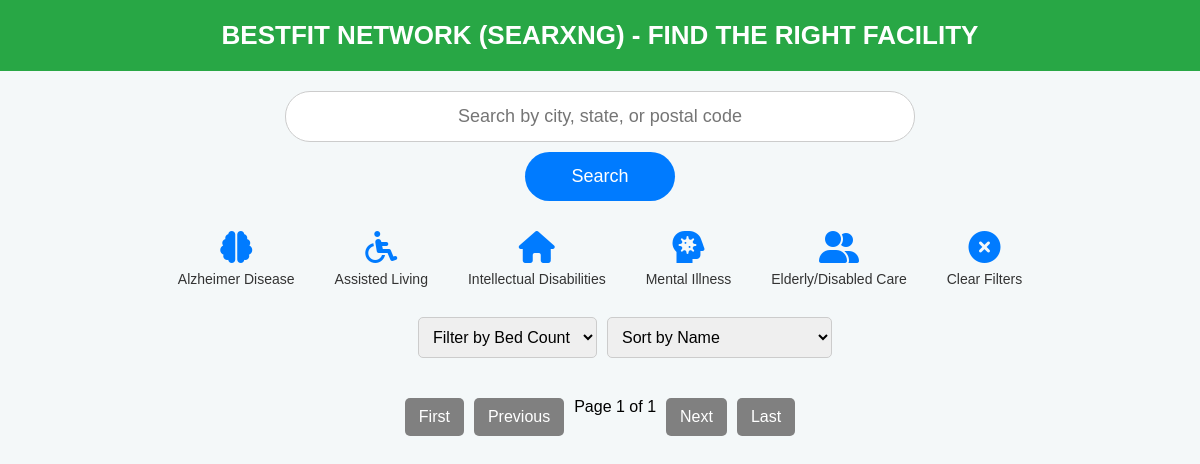
Before: /searxng/ with the older database file.
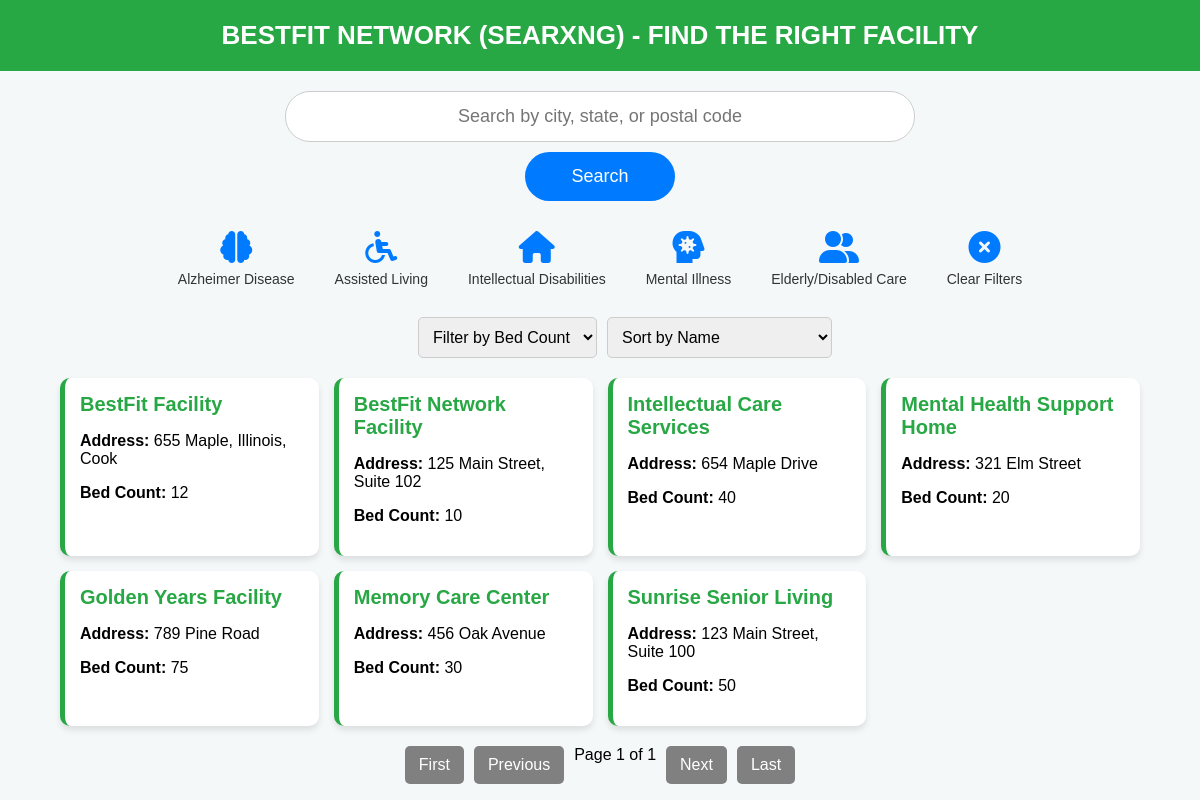
After: the same page with the newer database file.
### search/models.py (models this page shows, shortened)
class Facility(models.Model):
    STATUS_CHOICES = [
        ('active', 'Active'),
        ('inactive', 'Inactive'),
        ('pending', 'Pending Approval'),
        ('rejected', 'Rejected'),
        ('draft', 'Draft')
    ]
    SUBMISSION_TYPE_CHOICES = [
        ('admin', 'Admin Entry'),
        ('self_register', 'Self Registration'),
        ('bulk_import', 'Bulk Import')
    ]
    name = models.CharField(max_length=255)
    slug = models.SlugField(unique=True, blank=True)
    facility_type = models.CharField(max_length=255)
    endorsement = models.CharField(max_length=255, blank=True, null=True)
    inspection_number = models.CharField(max_length=100, unique=True)
    address = models.TextField()
    state = models.CharField(max_length=50)
    county = models.CharField(max_length=100)
    contact = models.CharField(max_length=255, blank=True, null=True)
    contact_person = models.CharField(max_length=255, blank=True, null=True)
    bed_count = models.IntegerField(default=0)
    status = models.CharField(max_length=20, choices=STATUS_CHOICES, default='pending')
    image = models.ImageField(
        upload_to='facilities/%Y/%m/',
        blank=True,
        null=True,
        help_text="Facility main image"
    )
    submitted_by = models.ForeignKey(
        User,
        on_delete=models.SET_NULL,
        null=True,
        blank=True,
        help_text="Who submitted this facility"
    )
    submission_type = models.CharField(
        max_length=20,
        choices=SUBMISSION_TYPE_CHOICES,
        default='admin'
    )
    created_at = models.DateTimeField(auto_now_add=True)
    updated_at = models.DateTimeField(auto_now=True)
    approved_at = models.DateTimeField(null=True, blank=True)
    approved_by = models.ForeignKey(
        User,
        on_delete=models.SET_NULL,
        null=True,
        blank=True,
        related_name='approved_facilities'
    )
    meta_description = models.TextField(blank=True, max_length=160)
    search_keywords = models.TextField(blank=True)
    class Meta:
        ordering = ['-created_at']
        verbose_name_plural = "Facilities"
        indexes = [
            models.Index(fields=['status']),
            models.Index(fields=['facility_type']),
            models.Index(fields=['state', 'county']),
        ]

### search/views.py (the view, shortened to what this page needs)
# urls.py: path('searxng/', views.searxnghome, name='searxng_home'),
def searxnghome(request):
    query = request.GET.get("q", "").strip()
    bed_count_filter = request.GET.get("bed_count", "").strip()
    selected_facility_types = request.GET.getlist("facility_type")
    sort_by = request.GET.get("sort_by", "name").strip()
    facilities = Facility.objects.filter(status='active')
    if query:
        facilities = facilities.filter(
            address__icontains=query
        )
    paginator = Paginator(facilities, 15)
    page_number = request.GET.get("page")
    try:
        page_obj = paginator.page(page_number)
    except PageNotAnInteger:
        page_obj = paginator.page(1)
    except EmptyPage:
        page_obj = paginator.page(paginator.num_pages)
    bed_counts = Facility.objects.filter(status='active').values_list("bed_count", flat=True).distinct().order_by("bed_count")
    return render(request, "search/searxng_home.html", {
        "page_obj": page_obj,
        "query": query,
        "bed_counts": bed_counts,
        "sort_by": sort_by,
        "bed_count_filter": bed_count_filter,
        "selected_facility_types": selected_facility_types,
    })

### search/templates/search/searxng_home.html (shortened to what this page needs)
{% load static %}
<!DOCTYPE html>
<html lang="en">
<head>
    <link rel="stylesheet" href="https://cdnjs.cloudflare.com/ajax/libs/font-awesome/6.0.0-beta3/css/all.min.css">
    <link rel="stylesheet" href="{% static 'search/home.css' %}">
</head>
<body>
    <div class="header">BestFit Network (Searxng) - Find the Right Facility</div>
    <form method="GET" action="" class="search-container">
        <input id="search-box" class="search-box" type="text" name="q" placeholder="Search by city, state, or postal code" value="{{ query }}">
        <button type="submit" class="search-button">Search</button>
    </form>
<div class="facility-type-icons">
    <div class="icon-container {% if 'ALZHEIMER DISEASE' in selected_facility_types %}selected{% endif %}" onclick="toggleFacilityType('ALZHEIMER DISEASE')">
        <i class="fas fa-brain"></i>
        <span>Alzheimer Disease</span>
    </div>
    <div class="icon-container {% if 'ASSISTED LIVING SERVICES' in selected_facility_types %}selected{% endif %}" onclick="toggleFacilityType('ASSISTED LIVING SERVICES')">
        <i class="fas fa-wheelchair"></i>
        <span>Assisted Living</span>
    </div>
    <div class="icon-container {% if 'INDIVIDUALS WITH INTELLECTUAL DISABILITES' in selected_facility_types %}selected{% endif %}" onclick="toggleFacilityType('INDIVIDUALS WITH INTELLECTUAL DISABILITES')">
        <i class="fas fa-home"></i>
        <span>Intellectual Disabilities</span>
    </div>
    <div class="icon-container {% if 'MENTAL ILLNESS' in selected_facility_types %}selected{% endif %}" onclick="toggleFacilityType('MENTAL ILLNESS')">
        <i class="fas fa-head-side-virus"></i>
        <span>Mental Illness</span>
    </div>
    <div class="icon-container {% if 'RESIDENTIAL FACILITY FOR ELDERLY OR DISABLED PERSONS' in selected_facility_types %}selected{% endif %}" onclick="toggleFacilityType('RESIDENTIAL FACILITY FOR ELDERLY OR DISABLED PERSONS')">
        <i class="fas fa-user-friends"></i>
        <span>Elderly/Disabled Care</span>
    </div>
    <div class="icon-container" onclick="clearFilters()">
        <i class="fas fa-times-circle"></i>
        <span>Clear Filters</span>
    </div>
</div>
    <form method="GET" action="" class="filters" id="filters-form">
        <select name="bed_count" onchange="updateBedCount(this.value)">
            <option value="">Filter by Bed Count</option>
        </select>
        <select name="sort_by" onchange="updateSortBy(this.value)">
            <option value="name" {% if sort_by == "name" %}selected{% endif %}>Sort by Name</option>
        </select>
    </form>
    <div class="results-container">
        {% for facility in page_obj %}
        <div class="result-card" onclick="window.location='{% url 'searxngfacilitydetail' facility.id %}?{{ request.GET.urlencode }}'">
            <div class="result-name">{{ facility.name }}</div>
            <p><strong>Address:</strong> {{ facility.address }}</p>
            <p><strong>Bed Count:</strong> {{ facility.bed_count }}</p>
        </div>
        {% endfor %}
    </div>
    <div class="pagination">
        {% if page_obj.has_previous %}
            <a href="?page=1&{{ request.GET.urlencode }}">First</a>
            <a href="?page={{ page_obj.previous_page_number }}&{{ request.GET.urlencode }}">Previous</a>
        {% else %}
            <a class="disabled">First</a>
            <a class="disabled">Previous</a>
        {% endif %}
        <span>Page {{ page_obj.number }} of {{ page_obj.paginator.num_pages }}</span>
        {% if page_obj.has_next %}
            <a href="?page={{ page_obj.next_page_number }}&{{ request.GET.urlencode }}">Next</a>
            <a href="?page={{ page_obj.paginator.num_pages }}&{{ request.GET.urlencode }}">Last</a>
        {% else %}
            <a class="disabled">Next</a>
            <a class="disabled">Last</a>
        {% endif %}
    </div>
</body>
</html>

Changed rows visible on the page:
added Facility: name "BestFit Facility", address "655 Maple, Illinois, Cook", bed_count "12"
added Facility: name "BestFit Network Facility", address "125 Main Street, Suite 102", bed_count "10"
added Facility: name "Intellectual Care Services", address "654 Maple Drive", bed_count "40"
added Facility: name "Mental Health Support Home", address "321 Elm Street", bed_count "20"
added Facility: name "Golden Years Facility", address "789 Pine Road", bed_count "75"
added Facility: name "Memory Care Center", address "456 Oak Avenue", bed_count "30"
added Facility: name "Sunrise Senior Living", address "123 Main Street, Suite 100", bed_count "50"
